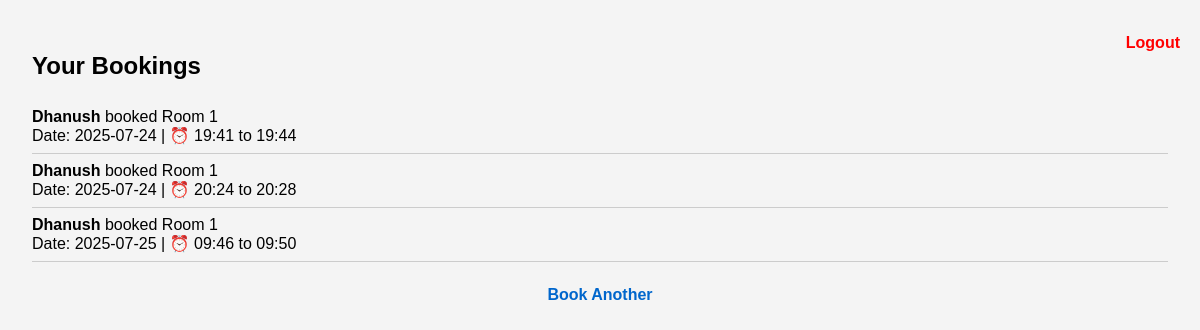
Screenshot of /history (signed in) with the database file from the repository.
### models.py (models this page shows)
class Booking(Base):
    __tablename__ = "bookings"
    id = Column(Integer, primary_key=True, index=True)
    user_id = Column(Integer, ForeignKey("users.id"))
    room_number = Column(Integer)
    date = Column(String)  # <-- NEW FIELD
    start_time = Column(String)
    end_time = Column(String)
    name = Column(String)
    user = relationship("User", back_populates="bookings")

### routers/booking.py (the view)
@router.get("/history", response_class=HTMLResponse)
def booking_history(request: Request, db: Session = Depends(get_db)):
    user_id = request.cookies.get("user_id")
    if not user_id:
        return RedirectResponse("/login", status_code=status.HTTP_302_FOUND)
    bookings = db.query(Booking).filter(Booking.user_id == int(user_id)).all()
    return templates.TemplateResponse("history.html", {"request": request, "bookings": bookings})

### templates/history.html (shortened to what this page needs)
<!DOCTYPE html>
<html>
<head>
  <link rel="stylesheet" href="/static/style.css">
</head>
<body>
  <h2>Your Bookings</h2>
  {% if request.cookies.user_id %}
    <div style="text-align: right;">
      <a href="/logout" style="color: red; text-decoration: none; font-weight: bold;" class="logout-link">Logout</a>
    </div>
  {% endif %}
  <ul>
    {% for booking in bookings %}
      <li>
        <strong>{{ booking.name }}</strong> booked Room {{ booking.room_number }}<br>
         Date: {{ booking.date }} | ⏰ {{ booking.start_time }} to {{ booking.end_time }}
      </li>
    {% endfor %}
  </ul>
  <a href="/book">Book Another</a>
</body>
</html>

### static/style.css (style rules this page uses)
body { font-family: Arial, sans-serif; background: #f4f4f4; padding: 2em; margin: 0; }
.logout-link { position: fixed; top: 10px; right: 20px; color: red; text-decoration: none; font-weight: bold; font-size: 16px; z-index: 999; }
a { display: block; text-align: center; margin-top: 1.5em; color: #0066cc; text-decoration: none; font-weight: bold; }

### templates/history.html (style rules this page uses)
ul { list-style: none; padding: 0; }
li { padding: 8px 0; border-bottom: 1px solid #ccc; }

### rows the page displays
Booking: name "Dhanush", room_number "1", date "2025-07-24", start_time "19:41", end_time "19:44"
Booking: name "Dhanush", room_number "1", date "2025-07-24", start_time "20:24", end_time "20:28"
Booking: name "Dhanush", room_number "1", date "2025-07-25", start_time "09:46", end_time "09:50"
